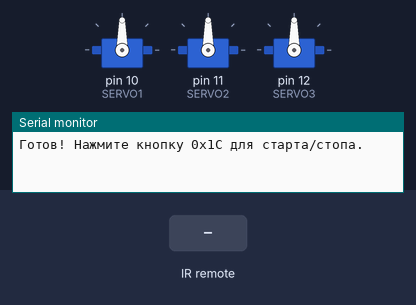
Simulated run of this sketch. Board: Arduino Uno, built with avr-gcc and run on an emulated ATmega328P. Shown: 3 × servo, the last lines printed to the serial monitor. Inputs (shaded band) come from the test bench.

Above: at 1.2 s.
1.3 s: infrared code 0x18 received
At 2.5 s:
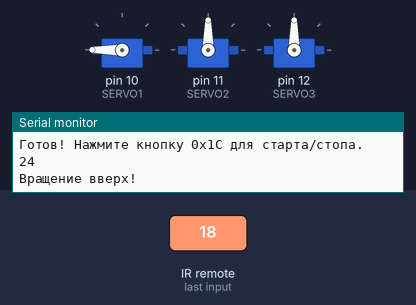
2.8 s: infrared code 0x52 received
At 3.6 s:
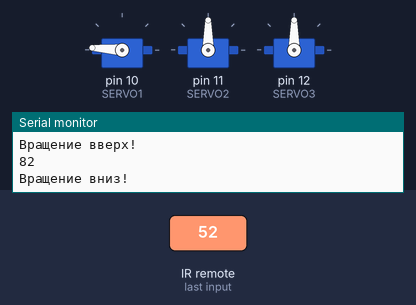
4.3 s: infrared code 0x1C received
At 5.6 s:
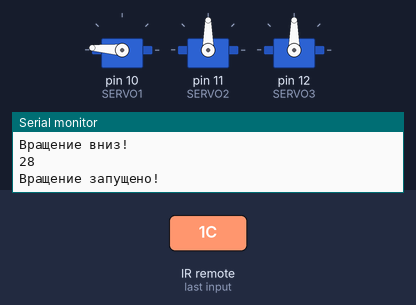
5.9 s: infrared code 0x8 received
At 6.6 s:
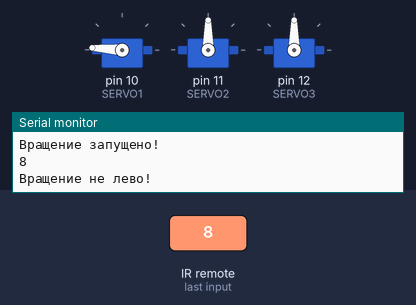
Timing chart, 0 to 8.4 s (numbered marks = the images above; inputs shaded):
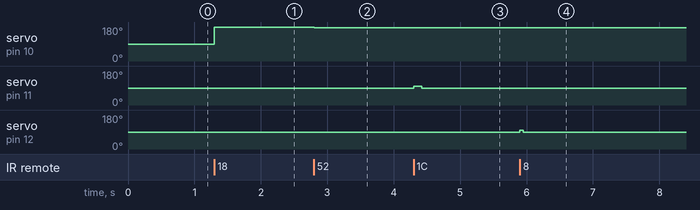

The sketch:

sketch_Main.ino
```cpp
#include <IRremote.h>  // Для ИК-приемника
#include <Servo.h>     // Для сервопривода

const int IR_PIN = 9;      // Пин ИК-приемника (D9)
const int SERVO1 = 10;  // Пин сервопривода (D10)
const int SERVO2 = 11;
const int SERVO3 = 12;
int d = 180;

Servo servo1;
Servo servo2;
Servo servo3;
bool isRotating = false;  // Флаг вращения

void setup() {
  Serial.begin(9600);
  IrReceiver.begin(IR_PIN);  // Инициализация ИК-приемника
  servo1.attach(SERVO1);
  servo2.attach(SERVO2);
  servo3.attach(SERVO3);
  servo1.write(90);           // Остановка сервопривода (90° = стоп)
  servo2.write(90);
  servo3.write(90);
  Serial.println("Готов! Нажмите кнопку 0x1C для старта/стопа.");
}

void loop() {
  if (IrReceiver.decode()) {
    unsigned long irValue = IrReceiver.decodedIRData.command;
    Serial.println(irValue);

    if (irValue == 0x18) {
      if (d < 180){
        d +=4;
      }
      servo1.write(d);  // Полная скорость в одну сторону (0 - в другую)
      Serial.println("Вращение вверх!");
      delay(50);
      }
    if (irValue == 0x52) {
      if (d > 80){
        d -=4;
      }
      servo1.write(d);  // Полная скорость в одну сторону (0 - в другую)
      Serial.println("Вращение вниз!");
      delay(50);
      }
    if (irValue == 0x1C) {
        servo2.write(100);  // Полная скорость в одну сторону (0 - в другую)
        Serial.println("Вращение запущено!");
        delay(120);
        servo2.write(90);
      }
    if (irValue == 0x5A) {
        servo3.write(80);  // Полная скорость в одну сторону (0 - в другую)
        Serial.println("Вращение на право!");
        delay(50);
        servo3.write(90);
        }
    if (irValue == 0x8) {
        servo3.write(100);  // Полная скорость в одну сторону (0 - в другую)
        Serial.println("Вращение не лево!");
        delay(50);
        servo3.write(90);
        }
    IrReceiver.resume();  // Готов к следующей команде
  }
}
```

Measured:
- after the input at 1.3 s, servo on pin 10 (SERVO1): 90° → 180° at once
- after the input at 2.8 s, servo on pin 10 (SERVO1): 180° → 176° at once
- after the input at 4.3 s, servo on pin 11 (SERVO2): 90° → 100° at once, → 90° 0.12 s later
- after the input at 5.9 s, servo on pin 12 (SERVO3): 90° → 100° at once, → 90° 0.05 s later
